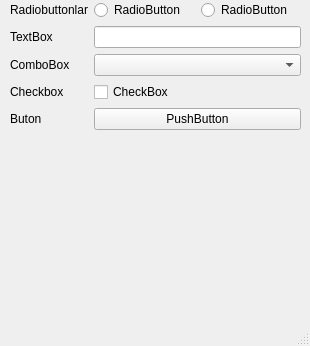
<?xml version="1.0" encoding="UTF-8"?>
<ui version="4.0">
 <class>MainWindow</class>
 <widget class="QMainWindow" name="MainWindow">
  <property name="geometry">
   <rect>
    <x>0</x>
    <y>0</y>
    <width>310</width>
    <height>346</height>
   </rect>
  </property>
  <property name="windowTitle">
   <string>İlk Pencere</string>
  </property>
  <widget class="QWidget" name="centralwidget">
   <widget class="QWidget" name="formLayoutWidget">
    <property name="geometry">
     <rect>
      <x>10</x>
      <y>0</y>
      <width>291</width>
      <height>301</height>
     </rect>
    </property>
    <layout class="QFormLayout" name="formLayout">
     <item row="0" column="0">
      <widget class="QLabel" name="label">
       <property name="text">
        <string>Radiobuttonlar</string>
       </property>
      </widget>
     </item>
     <item row="0" column="1">
      <layout class="QHBoxLayout" name="horizontalLayout">
       <item>
        <widget class="QRadioButton" name="rdb2">
         <property name="text">
          <string>RadioButton</string>
         </property>
        </widget>
       </item>
       <item>
        <widget class="QRadioButton" name="rdb1">
         <property name="text">
          <string>RadioButton</string>
         </property>
        </widget>
       </item>
      </layout>
     </item>
     <item row="1" column="0">
      <widget class="QLabel" name="label_2">
       <property name="text">
        <string>TextBox</string>
       </property>
      </widget>
     </item>
     <item row="2" column="0">
      <widget class="QLabel" name="label_3">
       <property name="text">
        <string>ComboBox</string>
       </property>
      </widget>
     </item>
     <item row="3" column="0">
      <widget class="QLabel" name="label_4">
       <property name="text">
        <string>Checkbox</string>
       </property>
      </widget>
     </item>
     <item row="4" column="0">
      <widget class="QLabel" name="label_5">
       <property name="text">
        <string>Buton</string>
       </property>
      </widget>
     </item>
     <item row="1" column="1">
      <widget class="QLineEdit" name="lineEdit"/>
     </item>
     <item row="2" column="1">
      <widget class="QComboBox" name="comboBox"/>
     </item>
     <item row="4" column="1">
      <widget class="QPushButton" name="pushButton">
       <property name="text">
        <string>PushButton</string>
       </property>
      </widget>
     </item>
     <item row="3" column="1">
      <widget class="QCheckBox" name="checkBox">
       <property name="text">
        <string>CheckBox</string>
       </property>
      </widget>
     </item>
    </layout>
   </widget>
  </widget>
  <widget class="QMenuBar" name="menubar">
   <property name="geometry">
    <rect>
     <x>0</x>
     <y>0</y>
     <width>310</width>
     <height>18</height>
    </rect>
   </property>
  </widget>
  <widget class="QStatusBar" name="statusbar"/>
 </widget>
 <resources/>
 <connections/>
</ui>
